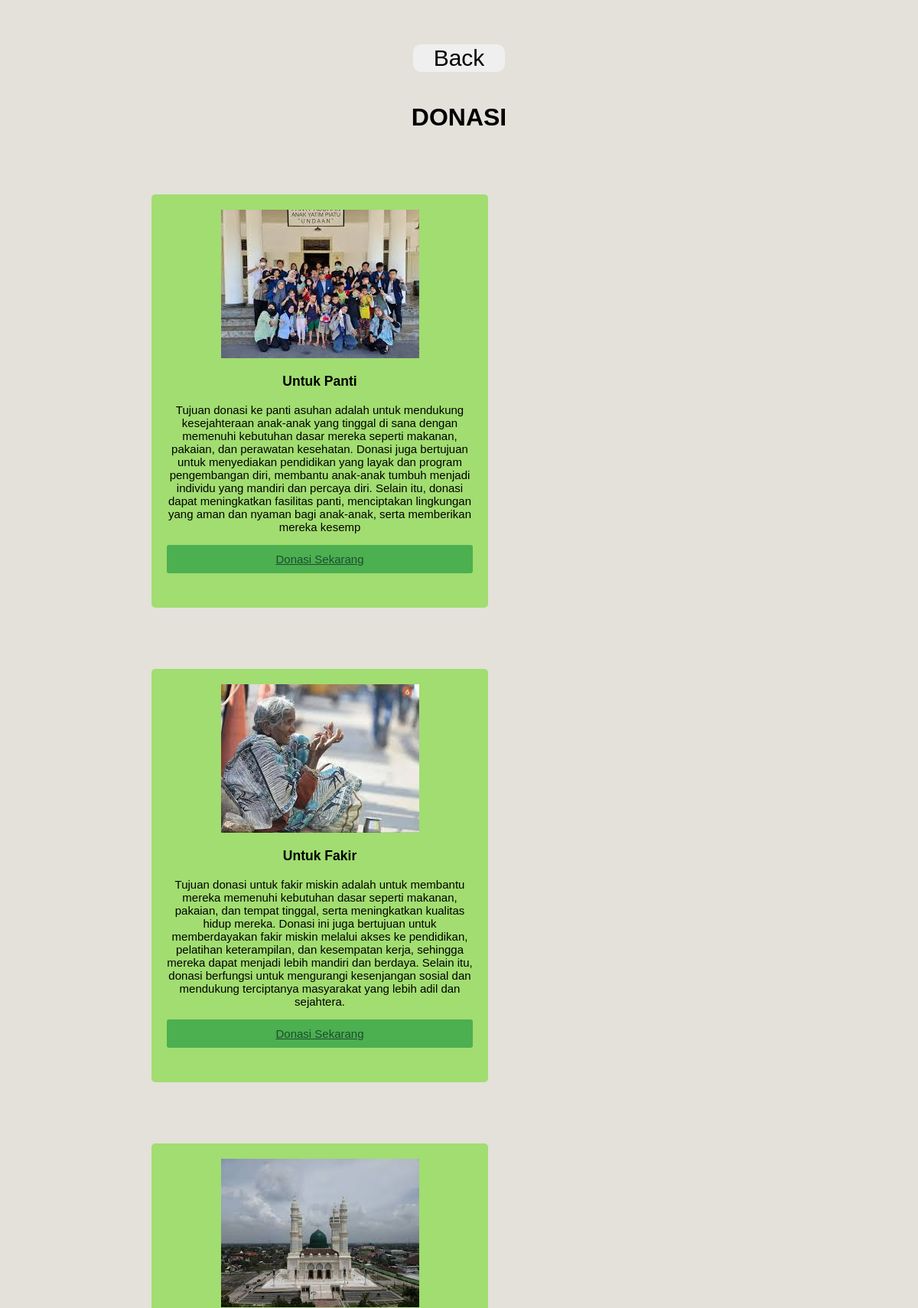
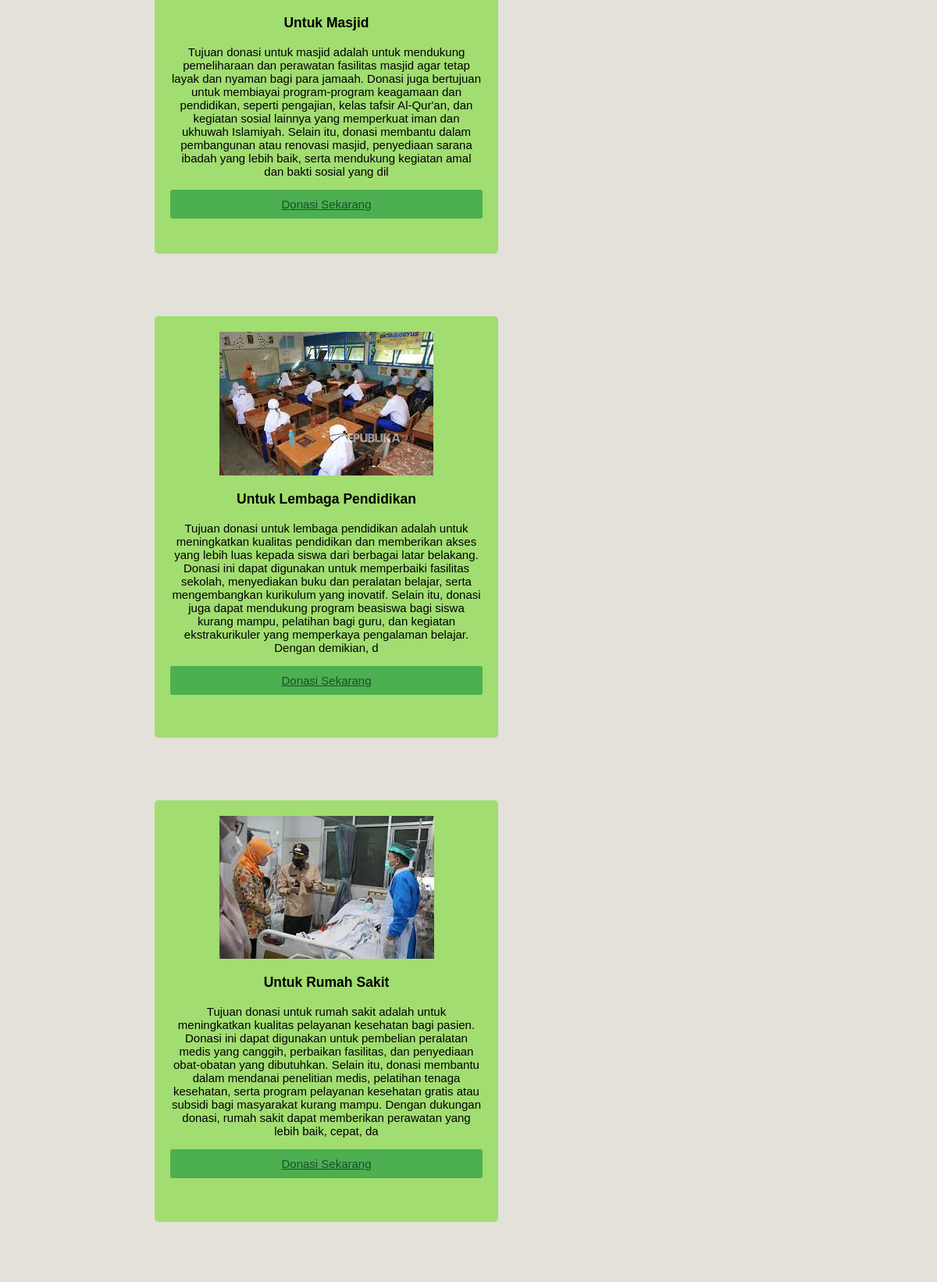
/halamanamal.php (upper part), run on the app's committed database (2 pictures, top to bottom).
### tables this page shows
CREATE TABLE `donasi` (
  `iddonasi` int(100) NOT NULL,
  `tujuan_donasi` varchar(100) NOT NULL,
  `deskripsi` varchar(500) NOT NULL,
  `foto` varchar(100) NOT NULL
);

### halamanamal.php (the view, shortened to what this page needs)
<!DOCTYPE html>
<html lang="en">
<head>
</head>
<body>
<div class="servicess">
        <a href="index.php" class="learn-isi"><button>Back</button></a>
    </div>
    <div class=judul>
        <h1>DONASI</h1>
    </div>
            <?php
            include 'koneksi.php';
            $result = mysqli_query($mysqli, "SELECT * FROM donasi") or die (mysqli_error());
            while($data = mysqli_fetch_array($result)){
                ?>
                    <div class="box">
                        <img src="<?php echo $data['foto'] ?>">
                        <h3><?php echo $data['tujuan_donasi']; ?></h3>
                        <p><?php echo $data['deskripsi']; ?></p>
                        <a href="transaksi.php?iddonasi=<?php echo $data['iddonasi'];?>" class="btn">Donasi Sekarang</a>
                    </div>
                <?php } ?>
</body>
</html>

### halamanamal.php (style rules this page uses)
* { font-family:arial,sans-serif; }
body { background-color:#E3E1D9; }
.servicess { text-align: center ; }
.servicess button { margin-top: 50px; width: 120px; border-radius: 10px; border: none; font-size: 30px; }
.judul { text-align:center; color:black; margin-top:20px; align-content:center; }
.box { width:400px; height:500px; background-color:#A1DD70; text-align: center; padding: 20px 20px; margin:60px 20px 20px 190px; border-radius:5px; float:left; font-size:15px; }
.btn { display: block; width: 95%; padding: 10px; background-color: #4CAF50; color: #1A4D2E; border: none; border-radius: 3px; cursor: pointer; }

### data on the page
donasi: foto (picture), tujuan_donasi "Untuk Panti", deskripsi "Tujuan donasi ke panti asuhan adalah untuk mendukung kesejahteraan anak-anak yang tinggal di sana dengan memenuhi kebutuhan dasar mereka seperti makanan, pakaian, dan perawatan kesehatan. Donasi juga bertujuan untuk menyediakan pendidikan yang layak dan program pengembangan diri, membantu anak-anak tumbuh menjadi individu yang mandiri dan percaya diri. Selain itu, donasi dapat meningkatkan fasilitas panti, menciptakan lingkungan yang aman dan nyaman bagi anak-anak, serta memberikan mereka kesemp"
donasi: foto (picture), tujuan_donasi "Untuk Fakir", deskripsi "Tujuan donasi untuk fakir miskin adalah untuk membantu mereka memenuhi kebutuhan dasar seperti makanan, pakaian, dan tempat tinggal, serta meningkatkan kualitas hidup mereka. Donasi ini juga bertujuan untuk memberdayakan fakir miskin melalui akses ke pendidikan, pelatihan keterampilan, dan kesempatan kerja, sehingga mereka dapat menjadi lebih mandiri dan berdaya. Selain itu, donasi berfungsi untuk mengurangi kesenjangan sosial dan mendukung terciptanya masyarakat yang lebih adil dan sejahtera."
donasi: foto (picture), tujuan_donasi "Untuk Masjid", deskripsi "Tujuan donasi untuk masjid adalah untuk mendukung pemeliharaan dan perawatan fasilitas masjid agar tetap layak dan nyaman bagi para jamaah. Donasi juga bertujuan untuk membiayai program-program keagamaan dan pendidikan, seperti pengajian, kelas tafsir Al-Qur'an, dan kegiatan sosial lainnya yang memperkuat iman dan ukhuwah Islamiyah. Selain itu, donasi membantu dalam pembangunan atau renovasi masjid, penyediaan sarana ibadah yang lebih baik, serta mendukung kegiatan amal dan bakti sosial yang dil"
donasi: foto (picture), tujuan_donasi "Untuk Lembaga Pendidikan", deskripsi "Tujuan donasi untuk lembaga pendidikan adalah untuk meningkatkan kualitas pendidikan dan memberikan akses yang lebih luas kepada siswa dari berbagai latar belakang. Donasi ini dapat digunakan untuk memperbaiki fasilitas sekolah, menyediakan buku dan peralatan belajar, serta mengembangkan kurikulum yang inovatif. Selain itu, donasi juga dapat mendukung program beasiswa bagi siswa kurang mampu, pelatihan bagi guru, dan kegiatan ekstrakurikuler yang memperkaya pengalaman belajar. Dengan demikian, d"
donasi: foto (picture), tujuan_donasi "Untuk Rumah Sakit", deskripsi "Tujuan donasi untuk rumah sakit adalah untuk meningkatkan kualitas pelayanan kesehatan bagi pasien. Donasi ini dapat digunakan untuk pembelian peralatan medis yang canggih, perbaikan fasilitas, dan penyediaan obat-obatan yang dibutuhkan. Selain itu, donasi membantu dalam mendanai penelitian medis, pelatihan tenaga kesehatan, serta program pelayanan kesehatan gratis atau subsidi bagi masyarakat kurang mampu. Dengan dukungan donasi, rumah sakit dapat memberikan perawatan yang lebih baik, cepat, da"
